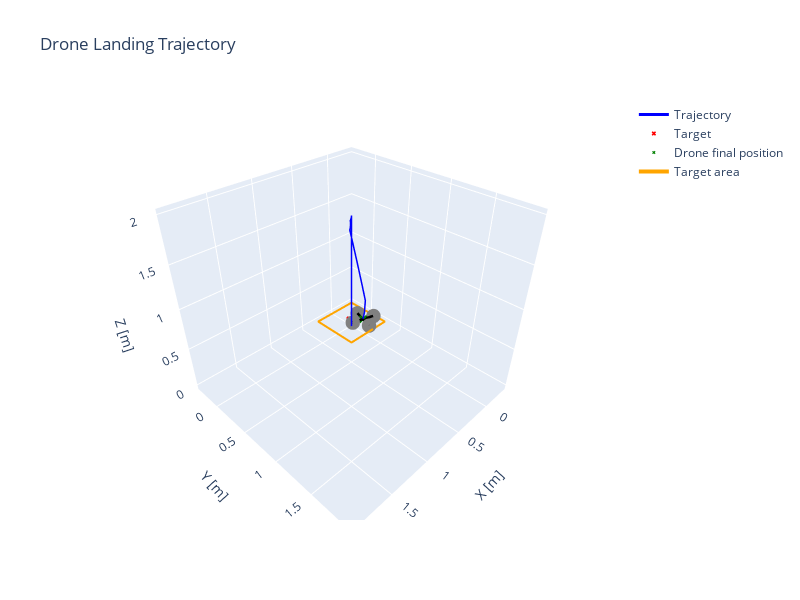

The cell this chart's notebook holds for it:
### Markdown cell above
And the second issue can be treated with smoother control (lower coefficients) when being closer to the target: coefficients are divided by 2 when being above the target.

### Code cell
sim_dt = 0.1         # simulation step (10 Hz)
env = DroneLandingEnv(render_mode=None, dt=sim_dt)
controller_dt = 1.0  # controller step (1 Hz)

pid = PIDController(Kp=[2.0,2.0,2.0, 2.0], Ki=[0.1,0.1,0.0,0.1], Kd=[0.0,0.0,0.0,0.0], dt=controller_dt, integral_limit=0.5, z_fixed_speed= -0.2, yaw_2_steps =True, finer_gains=True)

states, target = run_pid_simulation(env = env, pid = pid, init_mode='fixed', plot=True, init_pos = [2.0,2.0,2.0,2.0])

### Figure 1 — Plotly figure (JSON) as saved in the notebook; plotly's stock layout.template omitted (floating-point values rounded to 4 significant figures)
{"data": [{"line": {"color": "blue", "width": 3}, "mode": "lines", "name": "Trajectory", "x": [1.93, 1.859, 1.789, 1.719, 1.648, 1.578, 1.508, 1.437, 1.367, 1.297, 1.227, 1.157, 1.087, 1.017, 0.9477, 0.8778, 0.808, 0.7382, 0.6684, 0.5986, 0.5316, 0.4647, 0.3977, 0.3308, 0.2639, 0.1969, 0.13, 0.06302, -0.003918, -0.07086, -0.06843, -0.06576, -0.06289, -0.05984, -0.05665, -0.05335, -0.04997, -0.04654, -0.04309, -0.03967, -0.03771, -0.03537, -0.03266, -0.02961, -0.02625, -0.02261, -0.01874, -0.01466, -0.01042, -0.006062, -0.01828, -0.03004, -0.0413, -0.05208, -0.06235, -0.0721, -0.08134, -0.09004, -0.09821, -0.1058, -0.1159, -0.1192, -0.1032], "y": [1.93, 1.859, 1.789, 1.719, 1.648, 1.578, 1.508, 1.437, 1.367, 1.297, 1.227, 1.157, 1.087, 1.017, 0.9477, 0.8778, 0.808, 0.7382, 0.6684, 0.5986, 0.5316, 0.4647, 0.3977, 0.3308, 0.2639, 0.1969, 0.13, 0.06302, -0.003918, -0.07086, -0.06843, -0.06625, -0.06434, -0.06273, -0.06144, -0.06046, -0.05982, -0.05953, -0.05957, -0.05996, -0.05594, -0.05214, -0.04858, -0.04532, -0.04237, -0.03977, -0.03754, -0.03571, -0.0343, -0.03331, -0.01791, -0.002146, 0.01397, 0.03041, 0.04718, 0.06425, 0.0816, 0.09923, 0.1171, 0.1352, 0.1195, 0.1115, 0.102], "z": [1.99, 1.979, 1.969, 1.958, 1.948, 1.937, 1.927, 1.917, 1.906, 1.896, 1.88, 1.864, 1.848, 1.832, 1.817, 1.801, 1.785, 1.769, 1.753, 1.737, 1.705, 1.673, 1.641, 1.609, 1.576, 1.544, 1.512, 1.48, 1.447, 1.415, 1.41, 1.405, 1.4, 1.396, 1.391, 1.386, 1.381, 1.376, 1.371, 1.366, 1.356, 1.347, 1.337, 1.327, 1.318, 1.308, 1.298, 1.289, 1.279, 1.269, 1.176, 1.083, 0.9894, 0.8962, 0.8029, 0.7097, 0.6165, 0.5232, 0.43, 0.3367, 0.2367, 0.1367, 0.03672], "type": "scatter3d"}, {"marker": {"color": "red", "size": 4, "symbol": "x"}, "mode": "markers", "name": "Target", "x": [0.0], "y": [0.0], "z": [0.0], "type": "scatter3d"}, {"marker": {"color": "green", "size": 3, "symbol": "x"}, "mode": "markers", "name": "Drone final position", "x": [-0.1032], "y": [0.102], "z": [0.03672], "type": "scatter3d"}, {"line": {"color": "black", "width": 5}, "mode": "lines", "showlegend": false, "x": [-0.2467, 0.04027], "y": [0.1457, 0.05831], "z": [0.03672, 0.03672], "type": "scatter3d"}, {"line": {"color": "black", "width": 5}, "mode": "lines", "showlegend": false, "x": [-0.1469, -0.05952], "y": [-0.04148, 0.2455], "z": [0.03672, 0.03672], "type": "scatter3d"}, {"marker": {"color": "gray", "size": 5, "symbol": "circle"}, "mode": "markers", "showlegend": false, "x": [0.04027], "y": [0.05831], "z": [0.03672], "type": "scatter3d"}, {"marker": {"color": "gray", "size": 5, "symbol": "circle"}, "mode": "markers", "showlegend": false, "x": [-0.2467], "y": [0.1457], "z": [0.03672], "type": "scatter3d"}, {"marker": {"color": "gray", "size": 5, "symbol": "circle"}, "mode": "markers", "showlegend": false, "x": [-0.05952], "y": [0.2455], "z": [0.03672], "type": "scatter3d"}, {"marker": {"color": "gray", "size": 5, "symbol": "circle"}, "mode": "markers", "showlegend": false, "x": [-0.1469], "y": [-0.04148], "z": [0.03672], "type": "scatter3d"}, {"line": {"color": "orange", "width": 4}, "mode": "lines", "name": "Target area", "x": [-0.3, 0.3, 0.3, -0.3, -0.3], "y": [-0.3, -0.3, 0.3, 0.3, -0.3], "z": [0.0, 0.0, 0.0, 0.0, 0.0], "type": "scatter3d"}], "layout": {"scene": {"xaxis": {"title": {"text": "X [m]"}}, "yaxis": {"title": {"text": "Y [m]"}}, "zaxis": {"title": {"text": "Z [m]"}}, "aspectmode": "data"}, "title": {"text": "Drone Landing Trajectory"}, "width": 800, "height": 600}}
